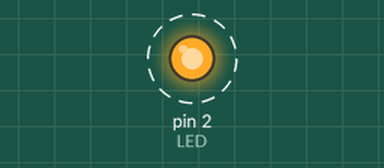
Recording of a sketch running on a simulated Arduino Uno, built with avr-gcc and run on an emulated ATmega328P. Parts: output pins drawn as LEDs (lit = HIGH). Dashed ring = blinking.

Above: at 0.2 s.
Timing chart, 0 to 3.0 s (numbered marks = the images above):
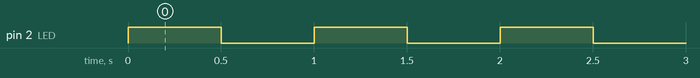

Measured:
- by itself, pin 2 (LED): alternates HIGH for 0.50 s and LOW for 0.50 s

The sketch:

Example3_1.ino
```cpp
//================= Example3_1 ====================
#define LED 2
#define TIME 500
void setup(){
  pinMode(LED,OUTPUT);
 }
void loop(){
    digitalWrite(LED,1);
    delay(TIME);
    digitalWrite(LED,0);
    delay(TIME);
    }
//=================================================
```
